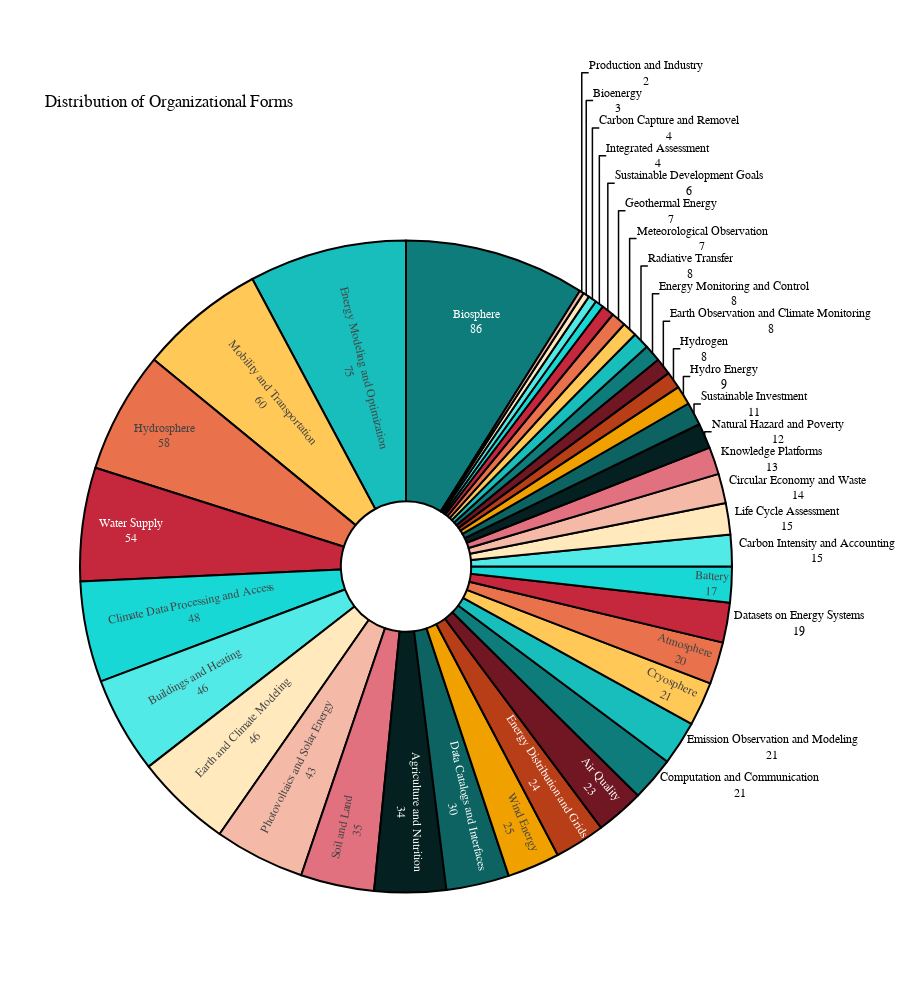

Notebook cell for this chart:
### Code cell
rubric_his = (
    df_active["rubric"]
    .value_counts()
    .to_frame()
    .rename_axis("rubric_names")
    .reset_index()
)
fig = px.pie(rubric_his, values="rubric", names="rubric_names", color_discrete_sequence=color_discrete_sequence, hole=0.2)

fig.update_layout(title="Distribution of Organizational Forms", height=1000, showlegend=False)
fig.update_traces(textinfo='value+label', marker=dict(line=dict(color='#000000', width=2)))
fig.show()

### Figure 1 — Plotly figure (JSON) as saved in the notebook; plotly's stock layout.template omitted (floating-point values rounded to 4 significant figures)
{"data": [{"domain": {"x": [0, 1], "y": [0, 1]}, "hole": 0.2, "hovertemplate": "rubric_names=%{label}<br>rubric=%{value}<extra></extra>", "labels": ["Biosphere", "Energy Modeling and Optimization", "Mobility and Transportation", "Hydrosphere", "Water Supply", "Climate Data Processing and Access", "Buildings and Heating", "Earth and Climate Modeling", "Photovoltaics and Solar Energy", "Soil and Land", "Agriculture and Nutrition", "Data Catalogs and Interfaces", "Wind Energy", "Energy Distribution and Grids", "Air Quality", "Computation and Communication", "Emission Observation and Modeling", "Cryosphere", "Atmosphere", "Datasets on Energy Systems", "Battery", "Carbon Intensity and Accounting", "Life Cycle Assessment", "Circular Economy and Waste", "Knowledge Platforms", "Natural Hazard and Poverty", "Sustainable Investment", "Hydro Energy", "Hydrogen", "Earth Observation and Climate Monitoring", "Energy Monitoring and Control", "Radiative Transfer", "Meteorological Observation", "Geothermal Energy", "Sustainable Development Goals", "Integrated Assessment", "Carbon Capture and Removel", "Bioenergy", "Production and Industry"], "legendgroup": "", "marker": {"line": {"color": "#000000", "width": 2}}, "name": "", "showlegend": true, "textinfo": "value+label", "type": "pie", "values": [86, 75, 60, 58, 54, 48, 46, 46, 43, 35, 34, 30, 25, 24, 23, 21, 21, 21, 20, 19, 17, 15, 15, 14, 13, 12, 11, 9, 8, 8, 8, 8, 7, 7, 6, 4, 4, 3, 2]}], "layout": {"height": 1000, "legend": {"tracegroupgap": 0}, "margin": {"t": 60}, "piecolorway": ["#0E7C7B", "#17BEBB", "#FFC857", "#E9724C", "#C5283D"], "showlegend": false, "title": {"text": "Distribution of Organizational Forms"}}}
